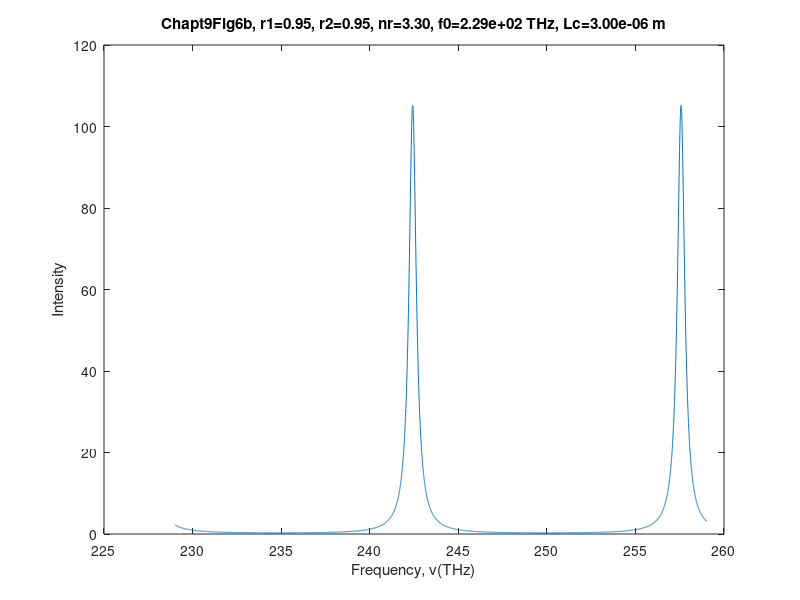
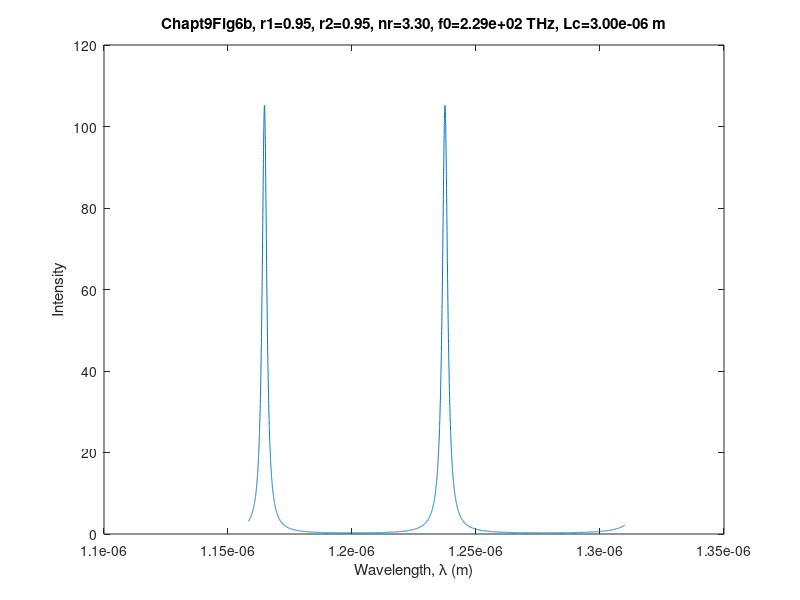

Recreate these plots in MATLAB, in order.
%Chapt9Fig6b%Fabry-Perot optical resonatorclear;clf;err=0.00001;c=3e8;							%speed of light in vacuumnr=3.3;							%effective refractive index in cavitylambda0=1310e-9;				%center emission wavelengthLc=3e-6;							%Cavity lengthr1=0.95;							%Reflectivity of mirror1r2=0.95;							%Reflectivity of mirror2r=r1*r2;							%Optical loss per photon round-trip%r=.8*.4;F=pi*r^0.5/(1-r)				%Optical FinesseFconst=(2*F/pi)^2;Imax=1/((1-r)^2);				%Peak intensity inside cavity normalized to I0f0=c*1e-12/lambda0;			%center frequency in THzdeltaf=c*1e-12/(2*Lc*nr)	%THzdeltawavelength=lambda0^2/(2*Lc*nr)  %m;for i=[1:1:10000]   %x=f0*i*0.001;   Frequency(i)=(f0+i*0.003);   Fwavelength(i)=c/Frequency(i);   x=sin(pi*Frequency(i)/deltaf);   x2=x*x;   Intensity(i)=Imax/(1+(Fconst*(x2)));%y(i)=sin(x*deltax)endfigure(1); plot(Frequency,Intensity); %axis([f0,f0+1,0,5]);  hold on; xlabel('Frequency, \nu(THz)'),ylabel('Intensity'); ttl=sprintf('Chapt9Fig6b, r1=%4.2f, r2=%4.2f, nr=%4.2f, f0=%7.2e THz, Lc=%7.2e m',r1,r2,nr,f0,Lc) title(ttl);figure(2); plot(Fwavelength*10^-12,Intensity);xlabel('Wavelength, \lambda (m)'),ylabel('Intensity');title(ttl);